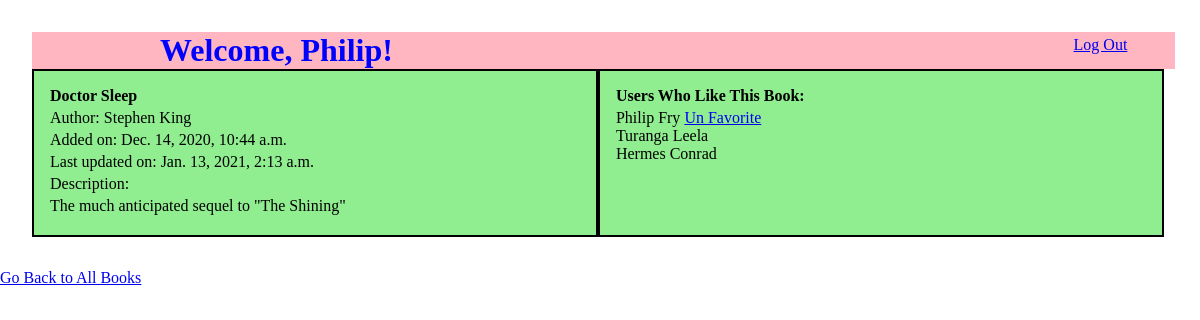
The page /books/3 (signed in) on the database its author committed.
### book_app/models.py (models this page shows)
class User(models.Model):
    first_name = models.CharField(max_length=20)
    last_name = models.CharField(max_length=30)
    email = models.CharField(max_length=40)
    password = models.CharField(max_length=255)
    created_at = models.DateTimeField(auto_now_add=True)
    updated_at = models.DateTimeField(auto_now=True)
    objects = UserManager()

class Book(models.Model):
    title = models.CharField(max_length=40)
    description = models.TextField()
    author = models.CharField(max_length=40, default="Stephen King")
    uploaded_by = models.ForeignKey(User, related_name="books_uploaded", on_delete=models.CASCADE)
    favorited_by = models.ManyToManyField(User, related_name="liked_books")
    created_at = models.DateTimeField(auto_now_add=True)
    updated_at = models.DateTimeField(auto_now=True)
    objects = BookManager()

### book_app/views.py (the view)
# urls.py: path('books/<int:book_id>', views.specific_book),
def specific_book(request, book_id):
    if 'user_id' not in request.session:
        return redirect('/')
    context = {
        'book' : Book.objects.get(id=book_id),
        'user' : User.objects.get(id= request.session['user_id']),
        'users' : User.objects.all(),
    }
    return render(request, 'specific_book.html', context)

### book_app/templates/specific_book.html (shortened to what this page needs)
<!DOCTYPE html>
<html lang="en">
<head>
    {% load static %}
    <link rel="stylesheet" href="{% static 'specific_book.css' %}">
</head>
<body>
    <div id="container">
        <div id="welcome">
            <h1>Welcome, {{ user.first_name }}!</h1>
            <a style="margin: .25em 3em 0 0;" href="/logout">Log Out</a>
        </div>
        <div id="main">
            <div id="edit_book">
                {% if user.id != book.uploaded_by.id %}
                    <div class="line">
                        <h4>{{book.title}}</h4>
                    </div>
                    <div class="line">
                        <p>Author: {{book.author}}</p>
                    </div>
                    <div class="line">
                        <p>Added on: {{book.created_at}}</p>
                    </div>
                    <div class="line">
                        <p>Last updated on: {{book.updated_at}}</p>
                    </div>
                    <div class="line">
                        <p>Description:</p>
                    </div>
                    <div class="line">
                        <p>{{book.description}}</p>
                    </div>
                {% endif %}
            </div>
            <div id="like_list">
                <div class="line">
                    <h4>Users Who Like This Book:</h4>
                </div>
                {% for user in users %}
                {% if user in book.favorited_by.all %}
                    <ul>
                        {% if user.id != request.session.user_id %}
                        <li style="color: black;">{{user.first_name}} {{user.last_name}}</li>
                        {% endif %}
                        {% if user.id == request.session.user_id %}
                        <li>{{ user.first_name}} {{ user.last_name}} <a href="/remove_fave/{{book.id}}">Un Favorite</a></li>
                        {% endif %}
                    </ul>
                {% endif %}
                {% endfor %}
            </div>
        </div>
    </div>
    <a href="/books">Go Back to All Books</a>
</body>
</html>

### book_app/static/specific_book.css (style rules this page uses)
* { padding: 0; margin: 0; }
#container { width: 96%; padding: 2em; margin: auto; }
#welcome { display: flex; width: 99.25%; justify-content: space-between; background-color: lightpink; }
#main { display: flex; }
#edit_book, #like_list { width: 46%; border: 2px solid black; background-color: lightgreen; padding: 1em; text-align: center; }
.line { display: flex; justify-content: space-between; margin-bottom: .25em; }
li { list-style: none; text-align: left; }
h1 { margin-left: 4em; color: blue; }
ul { text-align: left; }

### rows shown on the page
User: first_name "Philip", last_name "Fry"
Book: title "Doctor Sleep", author "Stephen King", created_at "Dec. 14, 2020, 10:44 a.m.", updated_at "Jan. 13, 2021, 2:13 a.m.", description "The much anticipated sequel to \"The Shining\""
User: first_name "Turanga", last_name "Leela"
User: first_name "Hermes", last_name "Conrad"
